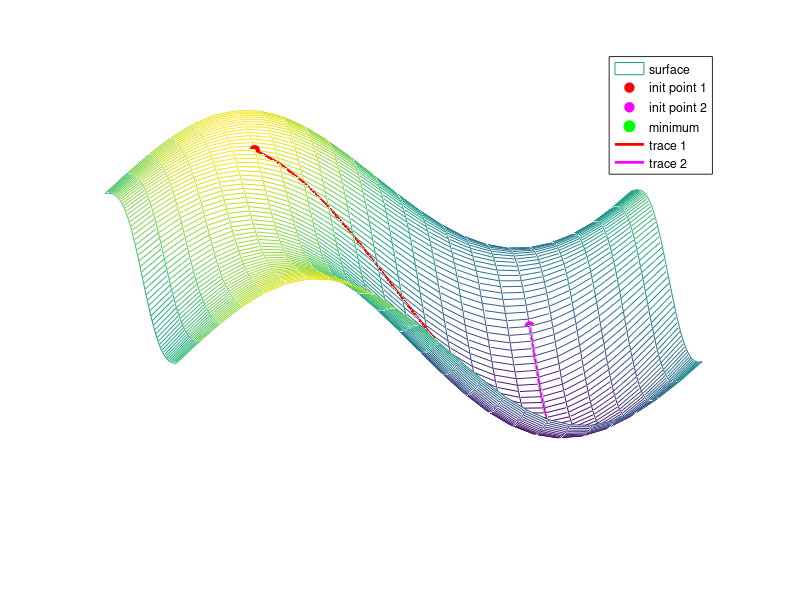

Reproduce this figure in MATLAB.
%% 
clear;

% Reproducible random parameter control
random_mode = "load"; % "generate" or "load"
view_mode = "default"; % "default" or "z_axis"
z_rotation_deg = -150; % rotate camera around z axis (azimuth)
random_param_file = "PEL3D_random_params.mat";
pad_left = 50;
pad_right = 25;
pad_bottom = 20;
pad_top = 20;
N = 100;
if (1 + pad_left) > (N - pad_right) || (1 + pad_bottom) > (N - pad_top)
    error("Padding is too large and leaves an empty grid.");
end
x_vals = (1 + pad_left):(N - pad_right);
y_vals = (1 + pad_bottom):(N - pad_top);
[x, y] = meshgrid(x_vals, y_vals);
grid_rows = size(x, 1);
grid_cols = size(x, 2);

if random_mode == "load" && isfile(random_param_file)
    loaded_data = load(random_param_file, "random_params");
    random_params = loaded_data.random_params;
    if ~isfield(random_params, "N")
        error("Saved random parameters are missing field N.");
    end
    if random_params.N ~= N
        error("Saved random parameters use N=%d, but current N=%d.", random_params.N, N);
    end
    if ~isfield(random_params, "grid_rows") || ~isfield(random_params, "grid_cols") ...
            || random_params.grid_rows ~= grid_rows || random_params.grid_cols ~= grid_cols ...
            || ~isfield(random_params, "rand_term_1") || ~isfield(random_params, "rand_term_2") ...
            || ~isequal(size(random_params.rand_term_1), [grid_rows, grid_cols]) ...
            || ~isequal(size(random_params.rand_term_2), [grid_rows, grid_cols])
        warning("Saved random parameters are incompatible with current grid; regenerating.");
        random_params.rand_term_1 = rand(grid_rows, grid_cols);
        random_params.rand_term_2 = rand(grid_rows, grid_cols);
        random_params.N = N;
        random_params.grid_rows = grid_rows;
        random_params.grid_cols = grid_cols;
    end
else
    random_params.rand_term_1 = rand(grid_rows, grid_cols);
    random_params.rand_term_2 = rand(grid_rows, grid_cols);
    random_params.N = N;
    random_params.grid_rows = grid_rows;
    random_params.grid_cols = grid_cols;
end

z = ((sin(5*x./N)+1).*(cos(15*y./N)-1) + 10*random_params.rand_term_1)...
    .*((cos(5*y./N)-1).*(sin(15*x./N)+1) + 10*random_params.rand_term_2);

% Save the exact random values used in this run.
save(random_param_file, "random_params");

% z = ((sin(2*x./N)+1).*(cos(2*y./N)-1) + 2*rand(1, N))...
%     .*((cos(2*y./N)-1).*(sin(2*x./N)+1) + 2*rand(1, N));



zz = fft2(z);
zzz = zeros(size(z));
n = 2;
zzz(1:n, 1:n) = zz(1:n, 1:n);
z = ifft2(zzz);

z = real(z);
mesh(x, y, z);
if view_mode == "default"
    view(3);
elseif view_mode == "z_axis"
    view(2);
else
    error("Unknown view_mode: %s. Use 'default' or 'z_axis'.", view_mode);
end
[az, el] = view;
view(az + z_rotation_deg, el);
set(gcf, 'Color', 'none');
axis off
hold on;

% Two initial points; minimum point will be computed from the surface
init_pt_1 = [69, 36];
init_pt_2 = [57, 46];

% Find the true minimum point on the current surface z
[min_z, min_idx] = min(z(:));
[min_row, min_col] = ind2sub(size(z), min_idx);
min_pt = [x(min_row, min_col), y(min_row, min_col)];

% Sample z from the current surface so markers/traces stay on the mesh
init_z_1 = interp2(x, y, z, init_pt_1(1), init_pt_1(2), "linear");
init_z_2 = interp2(x, y, z, init_pt_2(1), init_pt_2(2), "linear");

% Mark the three points on the surface
plot3(init_pt_1(1), init_pt_1(2), init_z_1, "ro", ...
    "MarkerFaceColor", "r", "MarkerSize", 7);
plot3(init_pt_2(1), init_pt_2(2), init_z_2, "mo", ...
    "MarkerFaceColor", "m", "MarkerSize", 7);
plot3(min_pt(1), min_pt(2), min_z, "go", ...
    "MarkerFaceColor", "g", "MarkerSize", 8);

% Create two optimization traces on the surface
n_trace = 120;
t = linspace(0, 1, n_trace);

trace1_x = init_pt_1(1) + (min_pt(1) - init_pt_1(1)) * t;
trace1_y = init_pt_1(2) + (min_pt(2) - init_pt_1(2)) * t;
trace1_z = interp2(x, y, z, trace1_x, trace1_y, "linear");

trace2_x = init_pt_2(1) + (min_pt(1) - init_pt_2(1)) * t;
trace2_y = init_pt_2(2) + (min_pt(2) - init_pt_2(2)) * t;
trace2_z = interp2(x, y, z, trace2_x, trace2_y, "linear");

plot3(trace1_x, trace1_y, trace1_z, "r-", "LineWidth", 2.0);
plot3(trace2_x, trace2_y, trace2_z, "m-", "LineWidth", 2.0);

legend("surface", "init point 1", "init point 2", "minimum", ...
    "trace 1", "trace 2", "Location", "best");
hold off;
